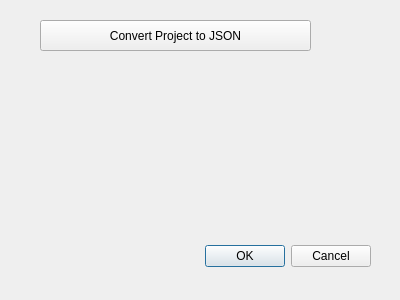
<?xml version="1.0" encoding="UTF-8"?>
<ui version="4.0">
 <class>PgUserInterfaceDialogBase</class>
 <widget class="QDialog" name="PgUserInterfaceDialogBase">
  <property name="geometry">
   <rect>
    <x>0</x>
    <y>0</y>
    <width>400</width>
    <height>300</height>
   </rect>
  </property>
  <property name="windowTitle">
   <string>pg_ui</string>
  </property>
  <widget class="QDialogButtonBox" name="button_box">
   <property name="geometry">
    <rect>
     <x>30</x>
     <y>240</y>
     <width>341</width>
     <height>32</height>
    </rect>
   </property>
   <property name="orientation">
    <enum>Qt::Horizontal</enum>
   </property>
   <property name="standardButtons">
    <set>QDialogButtonBox::Cancel|QDialogButtonBox::Ok</set>
   </property>
  </widget>
  <widget class="QPushButton" name="pushButton">
   <property name="geometry">
    <rect>
     <x>40</x>
     <y>20</y>
     <width>271</width>
     <height>31</height>
    </rect>
   </property>
   <property name="text">
    <string>Convert Project to JSON</string>
   </property>
  </widget>
 </widget>
 <resources/>
 <connections>
  <connection>
   <sender>button_box</sender>
   <signal>accepted()</signal>
   <receiver>PgUserInterfaceDialogBase</receiver>
   <slot>accept()</slot>
   <hints>
    <hint type="sourcelabel">
     <x>20</x>
     <y>20</y>
    </hint>
    <hint type="destinationlabel">
     <x>20</x>
     <y>20</y>
    </hint>
   </hints>
  </connection>
  <connection>
   <sender>button_box</sender>
   <signal>rejected()</signal>
   <receiver>PgUserInterfaceDialogBase</receiver>
   <slot>reject()</slot>
   <hints>
    <hint type="sourcelabel">
     <x>20</x>
     <y>20</y>
    </hint>
    <hint type="destinationlabel">
     <x>20</x>
     <y>20</y>
    </hint>
   </hints>
  </connection>
 </connections>
</ui>
